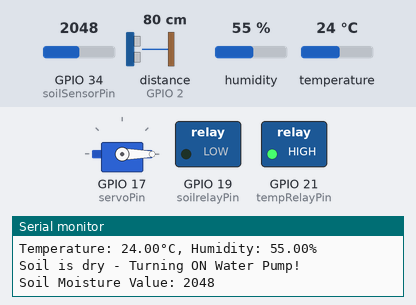
A sketch run on a simulated ESP32. On the bench: servo, switched loads named in the sketch (green lamp = pin HIGH), the last lines printed to the serial monitor. Wiring (inferred from the names in the program): ultrasonic range finder: trigger GPIO 15; echo GPIO 2. Inputs (shaded band) come from the test bench; at power-on: distance to the obstacle (sensor on GPIO 2) 80 cm, GPIO 34 (soilSensorPin) = 2048, temperature 24 °C, humidity 55 %. The echo pulse lasts 58.3 µs per cm; WiFi joins after 1.5 s; servers stay silent unless stated; no MQTT or app messages arrive unless stated; pins used as bus, display or sensor lines are not drawn.

Above: at 2.7 s.
2.8 s: distance to the obstacle (sensor on GPIO 2) set to 11 cm
At 5.1 s:
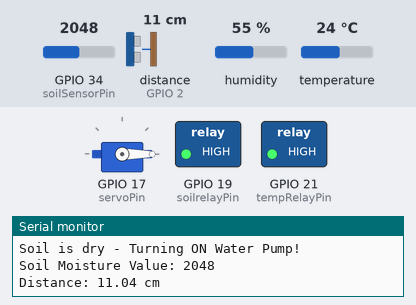
14.7 s: distance to the obstacle (sensor on GPIO 2) set to 8 cm
At 20.2 s:
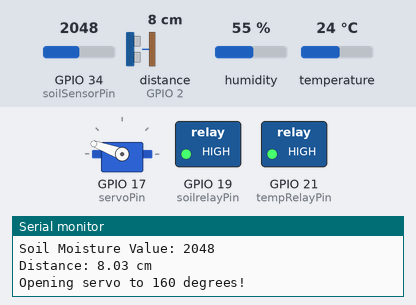
21.1 s: GPIO 34 (soilSensorPin) set to 1666
32.8 s: GPIO 34 (soilSensorPin) set to 1573
38.8 s: temperature set to 25.7 °C
At 47.7 s:
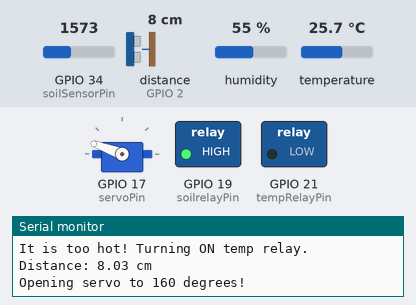
48.1 s: GPIO 34 (soilSensorPin) set to 1640
At 57.7 s:
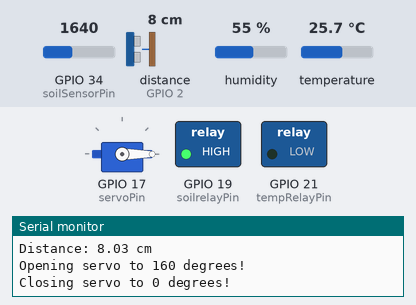
Timing chart, 0 to 60.1 s (numbered marks = the images above; inputs shaded):
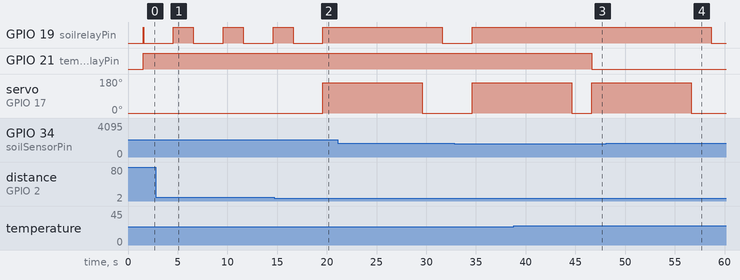

The sketch:

GrwSnsse_Code.ino
```cpp
#include <WiFi.h>
#include <PubSubClient.h>
#include <DHT.h>
#include <ESP32Servo.h>  // Include the ESP32Servo library

// WiFi credentials
const char* ssid = "Muhtashim";             // Replace with your WiFi name
const char* password = "butcher568";     // Replace with your WiFi password

// MQTT Broker settings
const char* mqtt_server = "broker.emqx.io";  // Your provided EMQX broker address
const int mqtt_port = 1883;                  // MQTT port
const char* mqtt_user = "";                  // Username (if needed)
const char* mqtt_password = "";              // Password (if needed)

// DHT setup
#define DHTPIN 4     // ESP32 GPIO pin connected to the DHT sensor
#define DHTTYPE DHT22 // DHT11 or DHT22 sensor type
DHT dht(DHTPIN, DHTTYPE);

// Define pin numbers
const int trigPin = 15;    // Trigger pin (connected to the Ultrasonic sensor's Trigger)
const int echoPin = 2;    // Echo pin (connected to the Ultrasonic sensor's Echo)

// Define moisture sensor pin numbers
const int soilSensorPin = 34;  // Define Soil moisture pin input

// Define servo control pin (GPIO pin with PWM support)
const int servoPin = 17;   // Pin for the servo motor (using pin 18 for ESP32)
Servo myServo;             // Create a Servo object

// Define relay control pins (GPIO pins)
const int soilrelayPin = 19;    // Change this to the actual GPIO pin where the relay is connected
const int tempRelayPin = 21; // Pin for the second relay (used for temperature range control)

// Define threshold for distance measurement
float thresholdDistance = 10.0; // Set threshold distance (in cm)

// MQTT Client
WiFiClient espClient;
PubSubClient client(espClient);

// Function to connect to WiFi
void setup_wifi() {
  delay(10);
  Serial.println();
  Serial.print("Connecting to ");
  Serial.println(ssid);
  WiFi.begin(ssid, password);
  while (WiFi.status() != WL_CONNECTED) {
    delay(500);
    Serial.print(".");
  }
  Serial.println("");
  Serial.println("WiFi connected");
}

// Function to reconnect to MQTT Broker
void reconnect() {
  while (!client.connected()) {
    Serial.print("Attempting MQTT connection...");
    if (client.connect("ESP32Client", mqtt_user, mqtt_password)) {
      Serial.println("connected");
    } else {
      Serial.print("failed, rc=");
      Serial.print(client.state());
      Serial.println(" try again in 5 seconds");
      delay(5000);
    }
  }
}

void setup() {
  // Start serial communication at 9600 baud rate
  Serial.begin(115200);
  setup_wifi();
  client.setServer(mqtt_server, mqtt_port);
  dht.begin();

  // Set up the analog input pin for soil moisture
  pinMode(soilSensorPin, INPUT);

  // Set the Trigger and Echo pins
  pinMode(trigPin, OUTPUT);
  pinMode(echoPin, INPUT);

  // Set the relay pins as output
  pinMode(soilrelayPin, OUTPUT);
  pinMode(tempRelayPin, OUTPUT);

  // Initialize both relays as OFF
  digitalWrite(soilrelayPin, HIGH);      // Ensure relay is off at the start
  digitalWrite(tempRelayPin, HIGH);  // Ensure temperature relay is off at the start

  // Attach the servo to the servo pin
  myServo.attach(servoPin);

  // Ensure the servo starts at 0 degrees
  myServo.write(0);
}

void loop() {
  if (!client.connected()) {
    reconnect();
  }
  client.loop();

  // Read temperature and humidity data
  float h = dht.readHumidity();
  float t = dht.readTemperature();

  // Check if the data was successfully read
  if (isnan(h) || isnan(t)) {
    Serial.println("Failed to read from DHT sensor!");
  } else {
    // Print temperature and humidity data to the serial monitor
    Serial.print("Temperature: ");
    Serial.print(t);
    Serial.print("°C, Humidity: ");
    Serial.print(h);
    Serial.println("%");

    // Create character buffers to publish the data
    char temperatureString[8];
    char humidityString[8];
    dtostrf(t, 1, 2, temperatureString);
    dtostrf(h, 1, 2, humidityString);

    // Publish temperature and humidity data to MQTT topics
    client.publish("dht/temperature", temperatureString);
    client.publish("dht/humidity", humidityString);
  }

  // Read the analog value from the soil sensor
  int soilMoistureValue = analogRead(soilSensorPin);

  // Check soil moisture level and control the relay
  if (soilMoistureValue > 1600) {
    Serial.println("Soil is dry - Turning ON Water Pump!");
    Serial.print("Soil Moisture Value: ");
    Serial.println(soilMoistureValue);
    digitalWrite(soilrelayPin, LOW);  // Turn on relay
    client.publish("relay/soil", "ON"); // Publish relay status
    delay(3000);
    digitalWrite(soilrelayPin, HIGH);   // Turn off relay (assuming relay is active-high)
  } else {
    Serial.println("Soil moisture is in a good range.");
    client.publish("relay/soil", "OFF"); // Publish relay status
  }

  // Publish soil moisture data to MQTT
  char moistureString[8];
  itoa(soilMoistureValue, moistureString, 10); // Convert integer to string
  client.publish("soil/moisture", moistureString);

  // Temperature relay control based on temperature value
  if (t > 25.0) { // If the temperature is greater than 25°C
    Serial.println("It is too hot! Turning ON temp relay.");
    digitalWrite(tempRelayPin, LOW);  // Turn on the second relay
    client.publish("relay/temperature", "ON"); // Publish relay status
  } else {
    digitalWrite(tempRelayPin, HIGH); // Turn off the second relay
    client.publish("relay/temperature", "OFF"); // Publish relay status
  }

  // Send a pulse to trigger the ultrasonic sensor
  digitalWrite(trigPin, LOW);
  delayMicroseconds(2);  // Short delay to ensure the sensor resets
  digitalWrite(trigPin, HIGH);
  delayMicroseconds(10);  // 10 microsecond pulse
  digitalWrite(trigPin, LOW);

  // Measure the time it takes for the echo to return
  long duration = pulseIn(echoPin, HIGH);

  // Calculate the distance (in cm)
  float distance = duration * 0.0344 / 2;  // speed of sound is 0.0344 cm/μs, divide by 2 for round trip

  // Print the result to the Serial Monitor
  Serial.print("Distance: ");
  Serial.print(distance);
  Serial.println(" cm");

  // Check if the distance is less than the threshold (10 cm)
  if (distance < thresholdDistance) {
    // If distance is less than 10 cm, open the servo to 160 degrees
    Serial.println("Opening servo to 160 degrees!");
    myServo.write(160);  // Move the servo to 160 degrees
    delay(10000);        // Wait for 10 seconds
    myServo.write(0);    // Move the servo back to 0 degrees
    Serial.println("Closing servo to 0 degrees!");
  }

  // Delay for a short period before the next loop
  delay(2000); // 2 seconds delay to prevent excessive serial printing
}
```

Measured:
- the behaviour switches between 10 and 9 cm on distance to the obstacle (sensor on GPIO 2) (found by bisection; images 1 and 2)
- the behaviour switches between 25 and 25.1 °C on temperature (found by bisection; images 2 and 3)
- after the input at 14.7 s, servo on GPIO 17 (servoPin): 0° → 160° after 4.9 s
- after the input at 38.8 s, GPIO 21 (tempRelayPin): HIGH → LOW after 7.8 s
- after the input at 48.1 s, GPIO 19 (soilrelayPin): HIGH → LOW after 10.5 s; servo on GPIO 17 (servoPin): goes on until 56.6 s, then stays 0°
- by itself, GPIO 19 (soilrelayPin): alternates HIGH for 2.0 s and LOW for 3.0 s
